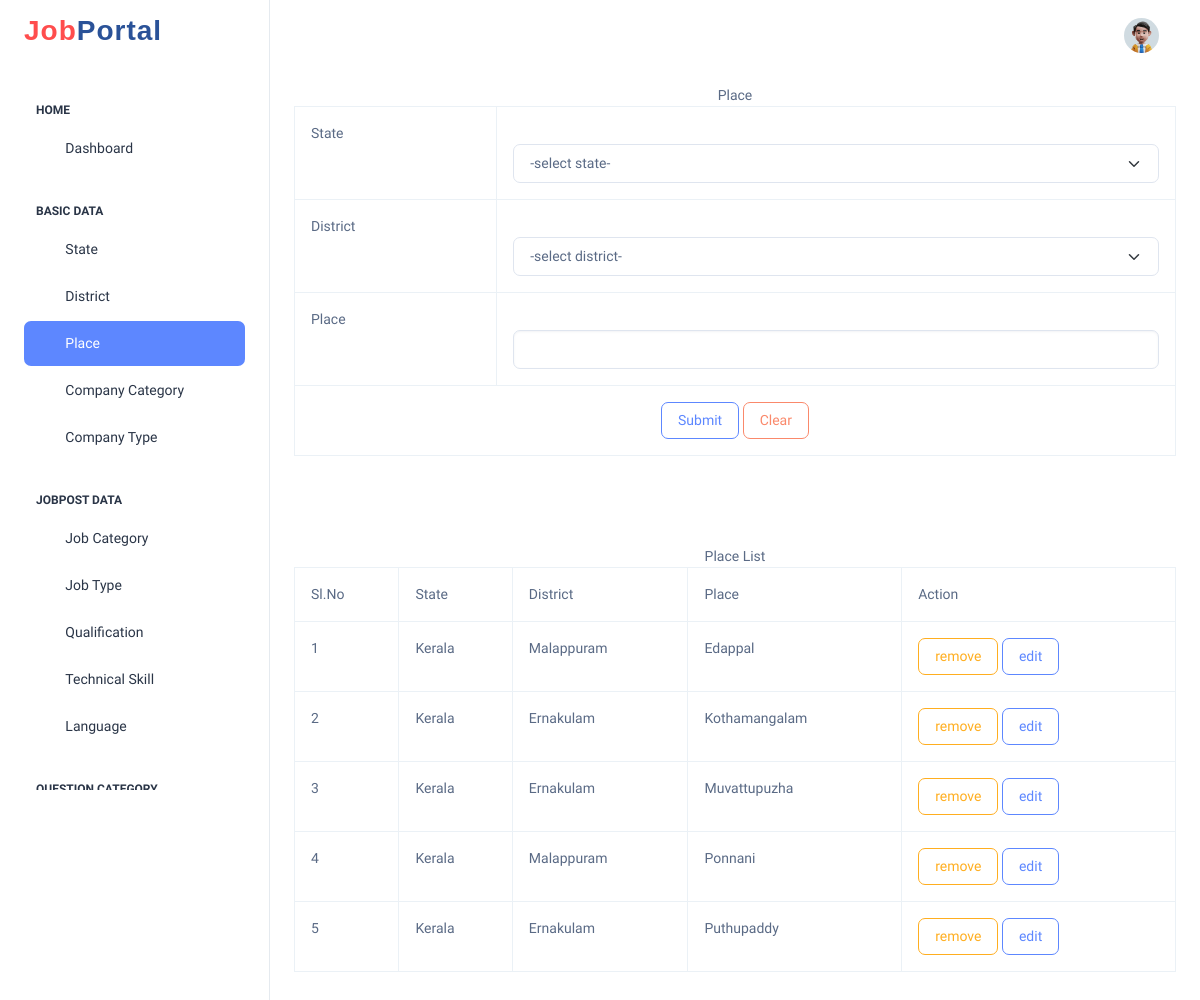
The page /Project/Admin/Place.php on the database its author committed.
### tables this page shows
CREATE TABLE `tbl_place` (
  `place_id` int(50) NOT NULL,
  `place_name` varchar(50) NOT NULL,
  `district_id` int(50) NOT NULL,
  `place_status` int(11) NOT NULL DEFAULT 0
);

CREATE TABLE `tbl_state` (
  `state_id` int(11) NOT NULL,
  `state_name` varchar(30) NOT NULL,
  `state_status` int(11) NOT NULL DEFAULT 0
);

CREATE TABLE `tbl_district` (
  `district_id` int(11) NOT NULL,
  `district_name` varchar(70) NOT NULL,
  `state_id` int(11) NOT NULL,
  `district_status` int(11) NOT NULL DEFAULT 0
);

### Project/Admin/Place.php (the view, shortened to what this page needs)
<?php
include("../Assets/Connection/Connection.php");
include("Header.php");
$placename="";
	        ?>
<!DOCTYPE html PUBLIC "-//W3C//DTD XHTML 1.0 Transitional//EN" "http://www.w3.org/TR/xhtml1/DTD/xhtml1-transitional.dtd">
<html xmlns="http://www.w3.org/1999/xhtml">
<head>
</head>
<body>
<form id="form1" name="form1" method="post" action="">
<div align="center">Place
</div>
  <table width="200" border="1" align="center" class="table table-bordered table-hover">
    <tr>
      <td>State</td>
      <td align="center"><label for="sel_state"></label>
        <select name="sel_state" id="sel_state" class="form-select" onChange="getDistrict(this.value)" required>
          <option>-select state-</option>
      </select></td>
    </tr>
    <tr>
      <td>District</td>
      <td align="center"><label for="sel_dist"></label>
        <select name="sel_dist" id="sel_dist" class="form-select" required>
          <option>-select district-</option>
      </select></td>
    </tr>
    <tr>
      <td>Place</td>
      <td><label for="txt_place"></label>
      <input type="text" name="txt_place" id="txt_place" class="form-control" value="<?php echo
	 $placename ?>" required/>
     </td>
    </tr>
    <tr>
      <td colspan="2"><div align="center">
        <input type="submit" name="btn_submit" id="btn_submit" value= "Submit" class="btn btn-outline-primary"/>
        <input type="reset" name="btn_clear" id="btn_clear" value="Clear" class="btn btn-outline-danger"/>
      </div></td>
    </tr>
  </table>
 <p>&nbsp;</p>
 <p>&nbsp;</p>
  <div align="center">Place List
</div>
 <table width="200" border="1" align="center" class="table table-bordered table-hover">
    <tr>
      <td>Sl.No</td>
      <td>State</td>
      <td>District</td>
      <td>Place</td>
      <td>Action</td>
    </tr>
    <?php
	  $i=0;
	  $selQry="select * from tbl_place p INNER JOIN tbl_district d on p.district_id = d.district_id inner join tbl_state s on d.state_id = s.state_id and place_status=0 ORDER BY place_name ASC";
	  $row=$Con->query($selQry);
	  while($data=$row->fetch_assoc())
	   {
		  $i++;
	?>
    <tr>
      <td><?php echo $i?></td>
      <td><?php echo $data['state_name']?></td>
      <td><?php echo $data['district_name']?></td>
      <td><?php echo $data['place_name']?></td>
      <td>
          <a href = "Place.php?rid=<?php echo $data['place_id']?>" class="btn btn-outline-warning">remove </a>
          <a href = "Place.php?edit_id=<?php echo $data['place_id']?>" class="btn btn-outline-primary">edit</a>
      </td>
    </tr>
    <?php
	 }
	?>
  </table>
  <p>&nbsp;</p>
</form>
</body>
</html>
<?php
include("Footer.php");
?>

### rows shown on the page
tbl_place: tbl_state.state_name "Kerala", district.district_name "Malappuram", place_name "Edappal"
tbl_place: tbl_state.state_name "Kerala", district.district_name "Ernakulam", place_name "Kothamangalam"
tbl_place: tbl_state.state_name "Kerala", district.district_name "Ernakulam", place_name "Muvattupuzha"
tbl_place: tbl_state.state_name "Kerala", district.district_name "Malappuram", place_name "Ponnani"
tbl_place: tbl_state.state_name "Kerala", district.district_name "Ernakulam", place_name "Puthupaddy"
